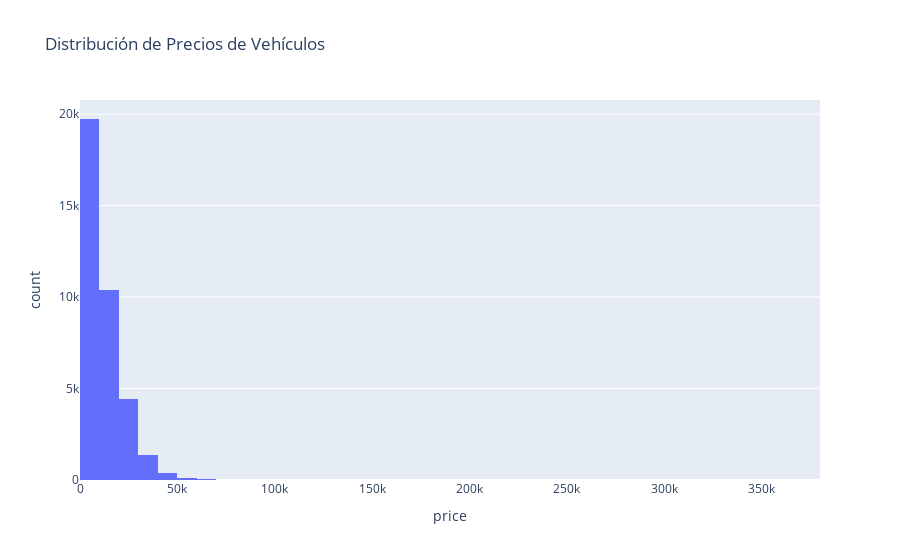

The notebook cell this image was saved under:
### Code cell
fig = px.histogram(df, x='price', nbins=50, title='Distribución de Precios de Vehículos')

fig.show()

### Figure 1 — Plotly figure (JSON) as saved in the notebook; plotly's stock layout.template omitted (floating-point values rounded to 4 significant figures; data arrays with more than 128 entries replaced by an {"elided": "..."} marker saying what was removed)
{"data": [{"bingroup": "x", "hovertemplate": "price=%{x}<br>count=%{y}<extra></extra>", "legendgroup": "", "marker": {"color": "#636efa", "pattern": {"shape": ""}}, "name": "", "nbinsx": 50, "orientation": "v", "showlegend": false, "type": "histogram", "x": {"elided": "36419 int values"}, "xaxis": "x", "yaxis": "y"}], "layout": {"barmode": "relative", "legend": {"tracegroupgap": 0}, "title": {"text": "Distribución de Precios de Vehículos"}, "xaxis": {"anchor": "y", "domain": [0, 1], "title": {"text": "price"}}, "yaxis": {"anchor": "x", "domain": [0, 1], "title": {"text": "count"}}}}
